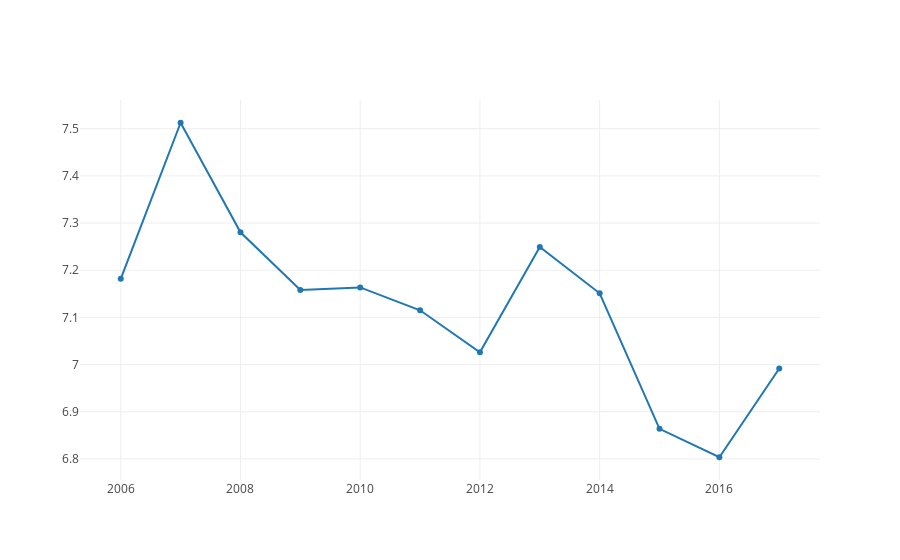

The cell this chart's notebook holds for it:
### Code cell
# Create a trace
trace = go.Scatter(
    x = US_Data['year'],
    y = US_Data['Life Ladder'])
data = [trace]
iplot(data)

### Figure 1 — Plotly figure (JSON) as saved in the notebook; plotly's stock layout.template omitted (floating-point values rounded to 4 significant figures)
{"data": [{"type": "scatter", "uid": "eb99207b-7e1d-4e91-b397-ea0731cb1a37", "x": [2006, 2007, 2008, 2009, 2010, 2011, 2012, 2013, 2014, 2015, 2016, 2017], "y": [7.182, 7.513, 7.28, 7.158, 7.164, 7.115, 7.026, 7.249, 7.151, 6.864, 6.804, 6.992]}], "layout": {}}
